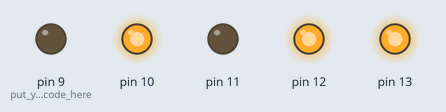
This sketch was run on a simulated Arduino Uno, built with avr-gcc and run on an emulated ATmega328P. Parts: output pins drawn as LEDs (lit = HIGH).

Above: at 1.0 s.
At 3.0 s:
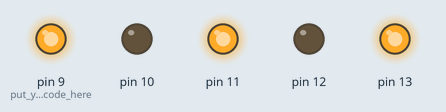
Timing chart, 0 to 4.6 s (numbered marks = the images above):
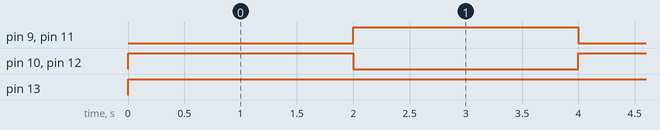

Measured:
- by itself, pin 9 (put_your_setup_code_here), pin 10–12: alternates HIGH for 2.0 s and LOW for 2.0 s
- by itself, pin 13: LOW → HIGH at 0.00 s

The sketch:

motor_test.ino
```cpp
void setup() {
pinMode(13, OUTPUT);
pinMode(12, OUTPUT);
pinMode(11, OUTPUT);
pinMode(10, OUTPUT);
pinMode(9, OUTPUT);// put your setup code here, to run once:

}

void loop() {
  digitalWrite(13, HIGH);
  digitalWrite(12, HIGH);
  digitalWrite(11, LOW);
  digitalWrite(10, HIGH);
  digitalWrite(9, LOW);
  delay(2000);
  digitalWrite(12, LOW);
  digitalWrite(11, HIGH);
  digitalWrite(10, LOW);
  digitalWrite(9, HIGH);
  delay(2000);
  // put your main code here, to run repeatedly:

}
```
